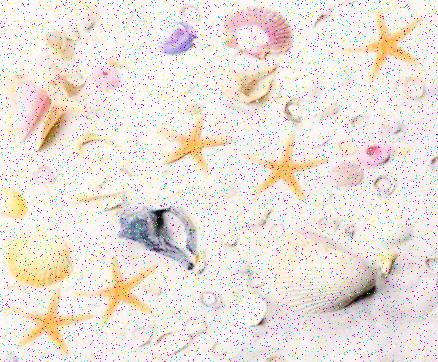
%> input picture Starfish.jpg, 438 x 362 px
$ octave Task4.m   (GNU Octave 9; MATLAB toolbox functions it lacks are replaced by stand-ins)
%> lines starting %> are read from the running program, lines starting %| are printed output that depends on the picture; in (x1, y1, x2, y2) boxes, pixels count from 0 and x2, y2 are one past the last pixel; in counts of white or black regions, pixels touching at a corner belong together; the program's own positions count from 1
% MATLAB script for Assessment Item-1
% Task-4
clear; close all; clc;
%Step-1: Load input image
I = imread('Starfish.jpg');
%> I is the input picture: size 362x438x3 uint8; mean R, G, B 235.5, 226.7, 219.8
% Step-2: Conversion of input image to grey-scale image
I = rgb2gray(I);
%> I: size 362x438 uint8
% Convert the image to binary
binary = imbinarize(I,0.90);
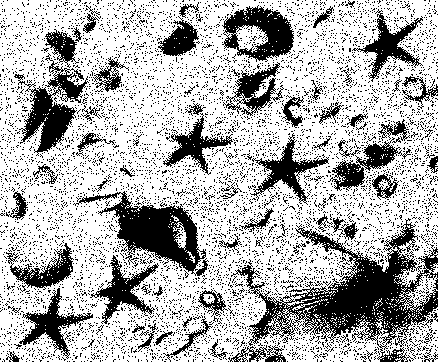
%> binary: size 362x438 logical; 69.5% white; 6812 black regions (6741 under 20 px), largest, box (x1, y1, x2, y2) and area: (231, 218, 438, 362) 9189, (73, 191, 209, 276) 3982, (14, 53, 89, 156) 2558
% complement the image
Ic = imcomplement(binary);
% remove noise from image, using median filter
med = medfilt2(Ic,[5 5]);
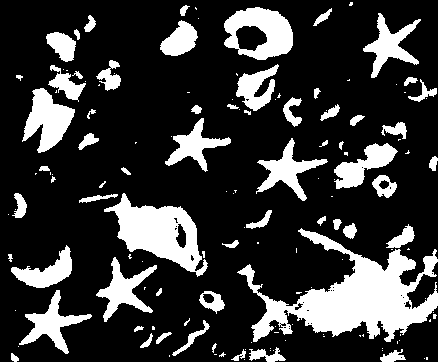
%> med: size 362x438 logical; 21.7% white; 142 white regions (81 under 20 px), largest, box (x1, y1, x2, y2) and area: (237, 228, 438, 342) 8898, (104, 193, 208, 277) 3886, (224, 7, 293, 60) 2231
% get region stats for each potential region
stats = regionprops(med,'Area','Perimeter','Extent');
%> stats = 142 regions; largest, Area, Extent and Perimeter: 8898 0.388 1250.6, 3886 0.445 353.9, 2231 0.61 211.7, 1822 0.529 228, 1383 0.305 287.1
area = [stats.Area];
%> area = 142 values, max 8898 at index 71, min 1 at index 1, mean 242.4
Perimeter = [stats.Perimeter];
%> Perimeter = 142 values, max 1250.6 at index 71, min 0 at index 1, mean 48.56
Extent = [stats.Extent];
%> Extent = 142 values, max 1 at index 1, min 0.169 at index 49, mean 0.724
% calculate roundness for each potential region
roundness  = 4*pi*area./Perimeter.^2;
% labels each potential region in the image using 8-connected component labelling
labelimage = bwlabel(med);
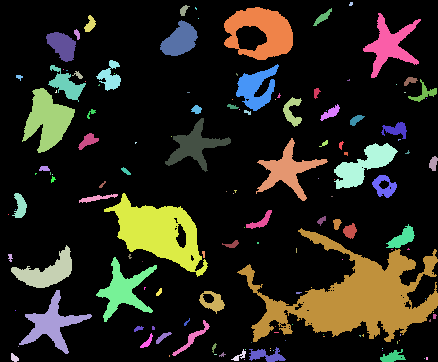
%> labelimage: size 362x438 double; 143 distinct labels, from 0 to 142; one colour per label, 0 black
subplot(2,3,1), imshow(med)
title('Median')
% find function is used on the area and roundness values from the potential
% regions, to find value which fit inside the thresold
startObjects = find(roundness  <0.3 & roundness  >0.2);
%> startObjects = [10 15 25 29 30 46 49 70 78 80 117 134]
I = ismember(labelimage,startObjects);
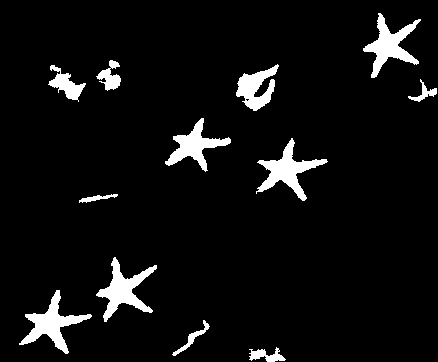
%> I: size 362x438 logical; 5.9% white; 12 white regions, largest, box (x1, y1, x2, y2) and area: (256, 138, 328, 201) 1383, (19, 290, 92, 354) 1379, (96, 257, 157, 322) 1368
subplot(2,3,2), imshow(I)
title('roundness  <0.3 & roundness  >0.2')
startObjects = find(area >1150 & area <1390);
%> startObjects = [10 30 46 80 106 117]
I = ismember(labelimage,startObjects);
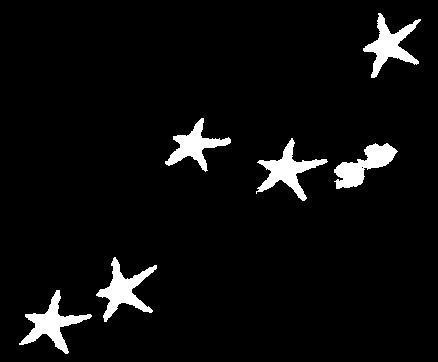
%> I: size 362x438 logical; 5% white; 6 white regions, box (x1, y1, x2, y2) and area: (256, 138, 328, 201) 1383, (19, 290, 92, 354) 1379, (96, 257, 157, 322) 1368, (363, 13, 421, 78) 1333, (334, 143, 398, 189) 1300, (165, 118, 231, 172) 1170
subplot(2,3,3), imshow(I)
title('area >1150 & area <1390  ')
startObjects = find(roundness  <0.3 & roundness  >0.20 & area >1150 & area <1390);
%> startObjects = [10 30 46 80 117]
I = ismember(labelimage,startObjects);
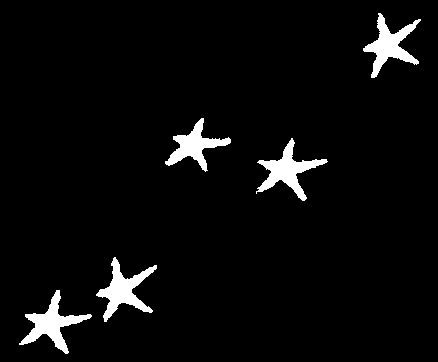
%> I: size 362x438 logical; 4.2% white; 5 white regions, box (x1, y1, x2, y2) and area: (256, 138, 328, 201) 1383, (19, 290, 92, 354) 1379, (96, 257, 157, 322) 1368, (363, 13, 421, 78) 1333, (165, 118, 231, 172) 1170
subplot(2,3,4), imshow(I)
title('roundness  <0.3 & roundness  >0.20 & area >1150 & area <1390')
startObjects = find(Extent < 0.4);
%> startObjects = [10 15 28 30 39 44 46 49 51 65 71 77 80 95 117 134]
I = ismember(labelimage,startObjects);
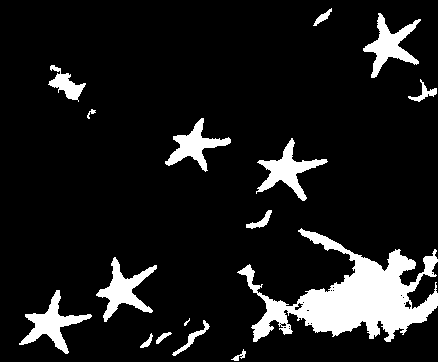
%> I: size 362x438 logical; 10.8% white; 16 white regions (1 under 20 px), largest, box (x1, y1, x2, y2) and area: (237, 228, 438, 342) 8898, (256, 138, 328, 201) 1383, (19, 290, 92, 354) 1379
subplot(2,3,5), imshow(I)
title('Extent < 0.4')
startObjects = find(Extent < 0.4 & area >1150 & area <1390);
%> startObjects = [10 30 46 80 117]
I = ismember(labelimage,startObjects);
subplot(2,3,6), imshow(I)
title('Extent < 0.4 & area >1150 & area <1390');

$ run again, with Zebra.jpg copied over Starfish.jpg
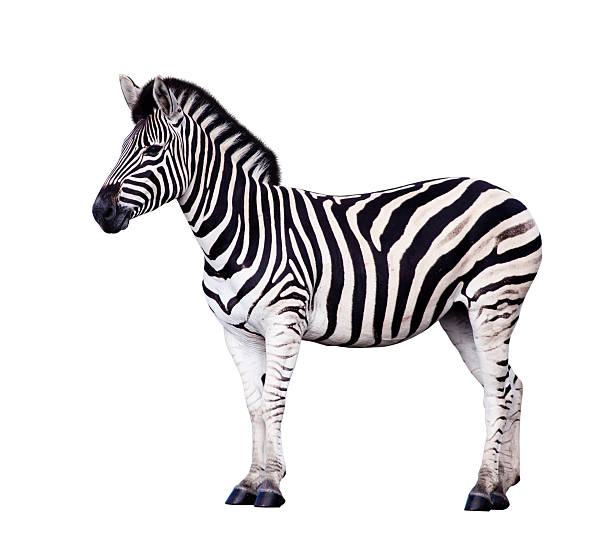
%> input picture Zebra.jpg, 612 x 556 px
%> I is the input picture: size 556x612x3 uint8; mean R, G, B 225.2, 223.5, 224.6
%> binary: size 556x612 logical; 81.4% white; 354 black regions (347 under 20 px), largest, box (x1, y1, x2, y2) and area: (92, 74, 542, 512) 62162, (484, 193, 502, 204) 82, (414, 206, 432, 229) 78
%> med: size 556x612 logical; 19.4% white; 19 white regions (11 under 20 px), largest, box (x1, y1, x2, y2) and area: (92, 74, 542, 512) 61603, (225, 391, 286, 508) 3651, (435, 211, 475, 250) 369
%> stats = 19 regions; largest, Area, Extent and Perimeter: 61603 0.313 3537.9, 3651 0.512 394.4, 369 0.237 114.7, 75 0.455 36.45, 71 0.592 35.39
%> area = 19 values, max 61603 at index 1, min 1 at index 12, mean 3471.3
%> Perimeter = 19 values, max 3537.9 at index 1, min 0 at index 12, mean 224.5
%> Extent = 19 values, max 1 at index 2, min 0.237 at index 16, mean 0.665
%> `labelimage = bwlabel(med);`:
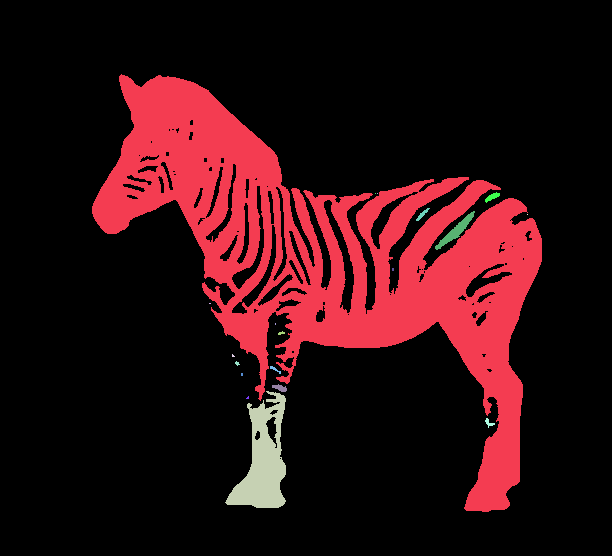
%> labelimage: size 556x612 double; 20 distinct labels, from 0 to 19; one colour per label, 0 black
%> `startObjects = find(roundness  <0.3 & roundness  >0.2);`: startObjects = 3
%> `startObjects = find(area >1150 & area <1390);`: startObjects = []
%> `startObjects = find(Extent < 0.4);`: startObjects = [1 8 15 16]
%> `I = ismember(labelimage,startObjects);`:
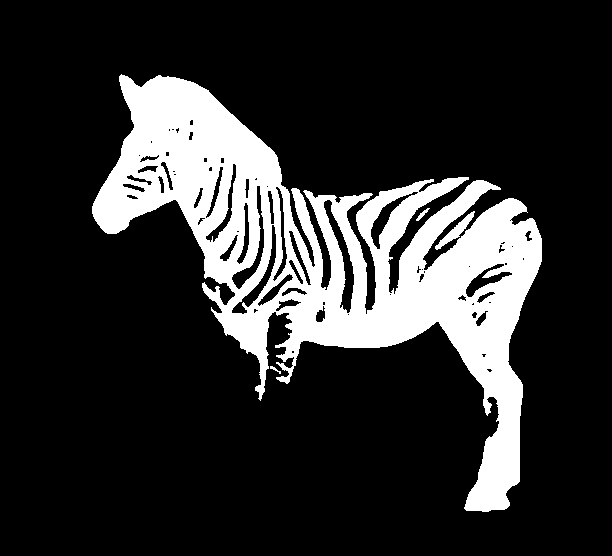
%> I: size 556x612 logical; 18.2% white; 4 white regions, box (x1, y1, x2, y2) and area: (92, 74, 542, 512) 61603, (435, 211, 475, 250) 369, (416, 208, 430, 221) 55, (270, 366, 281, 374) 29
%> `startObjects = find(Extent < 0.4 & area >1150 & area <1390);`: startObjects = []
